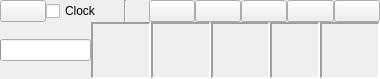
<?xml version="1.0" encoding="UTF-8"?>
<ui version="4.0">
 <class>BagPlayerWidget</class>
 <widget class="QWidget" name="BagPlayerWidget">
  <property name="geometry">
   <rect>
    <x>0</x>
    <y>0</y>
    <width>380</width>
    <height>79</height>
   </rect>
  </property>
  <property name="windowTitle">
   <string>Bag</string>
  </property>
  <layout class="QVBoxLayout" name="verticalLayout">
   <property name="spacing">
    <number>0</number>
   </property>
   <property name="leftMargin">
    <number>0</number>
   </property>
   <property name="topMargin">
    <number>0</number>
   </property>
   <property name="rightMargin">
    <number>0</number>
   </property>
   <property name="bottomMargin">
    <number>0</number>
   </property>
   <item>
    <layout class="QHBoxLayout" name="horizontalLayout">
     <item>
      <widget class="QPushButton" name="load_button">
       <property name="toolTip">
        <string>Load Bag</string>
       </property>
       <property name="text">
        <string/>
       </property>
       <property name="iconSize">
        <size>
         <width>16</width>
         <height>16</height>
        </size>
       </property>
      </widget>
     </item>
     <item>
      <widget class="QCheckBox" name="clock_checkbox">
       <property name="toolTip">
        <string>Publish /clock topic (simulated time)</string>
       </property>
       <property name="text">
        <string>Clock</string>
       </property>
      </widget>
     </item>
     <item>
      <widget class="Line" name="line_3">
       <property name="sizePolicy">
        <sizepolicy hsizetype="Preferred" vsizetype="Minimum">
         <horstretch>0</horstretch>
         <verstretch>0</verstretch>
        </sizepolicy>
       </property>
       <property name="orientation">
        <enum>Qt::Vertical</enum>
       </property>
      </widget>
     </item>
     <item>
      <widget class="QPushButton" name="begin_button">
       <property name="toolTip">
        <string>Go To Beginning</string>
       </property>
       <property name="text">
        <string/>
       </property>
       <property name="iconSize">
        <size>
         <width>16</width>
         <height>16</height>
        </size>
       </property>
      </widget>
     </item>
     <item>
      <widget class="QPushButton" name="slower_button">
       <property name="toolTip">
        <string>Slower / Rewind</string>
       </property>
       <property name="text">
        <string/>
       </property>
       <property name="iconSize">
        <size>
         <width>16</width>
         <height>16</height>
        </size>
       </property>
      </widget>
     </item>
     <item>
      <widget class="QPushButton" name="play_button">
       <property name="toolTip">
        <string>Play / Pause</string>
       </property>
       <property name="text">
        <string/>
       </property>
       <property name="iconSize">
        <size>
         <width>16</width>
         <height>16</height>
        </size>
       </property>
       <property name="checkable">
        <bool>true</bool>
       </property>
      </widget>
     </item>
     <item>
      <widget class="QPushButton" name="faster_button">
       <property name="toolTip">
        <string>Fast Forward</string>
       </property>
       <property name="text">
        <string/>
       </property>
       <property name="iconSize">
        <size>
         <width>16</width>
         <height>16</height>
        </size>
       </property>
      </widget>
     </item>
     <item>
      <widget class="QPushButton" name="end_button">
       <property name="toolTip">
        <string>Go To End</string>
       </property>
       <property name="text">
        <string/>
       </property>
       <property name="iconSize">
        <size>
         <width>16</width>
         <height>16</height>
        </size>
       </property>
      </widget>
     </item>
    </layout>
   </item>
   <item>
    <layout class="QHBoxLayout" name="horizontalLayout_2"/>
   </item>
   <item>
    <layout class="QHBoxLayout" name="status_bar_layout">
     <item>
      <widget class="QProgressBar" name="status_bar">
       <property name="sizePolicy">
        <sizepolicy hsizetype="Minimum" vsizetype="Fixed">
         <horstretch>0</horstretch>
         <verstretch>0</verstretch>
        </sizepolicy>
       </property>
       <property name="value">
        <number>0</number>
       </property>
       <property name="textVisible">
        <bool>false</bool>
       </property>
      </widget>
     </item>
     <item>
      <widget class="QLabel" name="stamp_label">
       <property name="maximumSize">
        <size>
         <width>180</width>
         <height>16777215</height>
        </size>
       </property>
       <property name="toolTip">
        <string>Timestamp of the current playhead location</string>
       </property>
       <property name="frameShape">
        <enum>QFrame::Panel</enum>
       </property>
       <property name="frameShadow">
        <enum>QFrame::Sunken</enum>
       </property>
       <property name="lineWidth">
        <number>2</number>
       </property>
       <property name="text">
        <string/>
       </property>
       <property name="alignment">
        <set>Qt::AlignCenter</set>
       </property>
      </widget>
     </item>
     <item>
      <widget class="QLabel" name="date_label">
       <property name="sizePolicy">
        <sizepolicy hsizetype="Preferred" vsizetype="Preferred">
         <horstretch>0</horstretch>
         <verstretch>0</verstretch>
        </sizepolicy>
       </property>
       <property name="maximumSize">
        <size>
         <width>170</width>
         <height>16777215</height>
        </size>
       </property>
       <property name="toolTip">
        <string>Date and time of the current playhead location</string>
       </property>
       <property name="frameShape">
        <enum>QFrame::Panel</enum>
       </property>
       <property name="frameShadow">
        <enum>QFrame::Sunken</enum>
       </property>
       <property name="lineWidth">
        <number>2</number>
       </property>
       <property name="text">
        <string/>
       </property>
       <property name="alignment">
        <set>Qt::AlignCenter</set>
       </property>
      </widget>
     </item>
     <item>
      <widget class="QLabel" name="seconds_label">
       <property name="sizePolicy">
        <sizepolicy hsizetype="Preferred" vsizetype="Preferred">
         <horstretch>0</horstretch>
         <verstretch>0</verstretch>
        </sizepolicy>
       </property>
       <property name="minimumSize">
        <size>
         <width>0</width>
         <height>0</height>
        </size>
       </property>
       <property name="maximumSize">
        <size>
         <width>110</width>
         <height>16777215</height>
        </size>
       </property>
       <property name="toolTip">
        <string>Number of seconds the current playhead location is from the beginning of the bag</string>
       </property>
       <property name="frameShape">
        <enum>QFrame::Panel</enum>
       </property>
       <property name="frameShadow">
        <enum>QFrame::Sunken</enum>
       </property>
       <property name="lineWidth">
        <number>2</number>
       </property>
       <property name="text">
        <string/>
       </property>
       <property name="alignment">
        <set>Qt::AlignCenter</set>
       </property>
      </widget>
     </item>
     <item>
      <widget class="QLabel" name="playspeed_label">
       <property name="sizePolicy">
        <sizepolicy hsizetype="Minimum" vsizetype="Minimum">
         <horstretch>0</horstretch>
         <verstretch>0</verstretch>
        </sizepolicy>
       </property>
       <property name="maximumSize">
        <size>
         <width>50</width>
         <height>16777215</height>
        </size>
       </property>
       <property name="toolTip">
        <string>Playback speed</string>
       </property>
       <property name="frameShape">
        <enum>QFrame::Panel</enum>
       </property>
       <property name="frameShadow">
        <enum>QFrame::Sunken</enum>
       </property>
       <property name="lineWidth">
        <number>2</number>
       </property>
       <property name="text">
        <string/>
       </property>
       <property name="alignment">
        <set>Qt::AlignCenter</set>
       </property>
      </widget>
     </item>
     <item>
      <widget class="QLabel" name="filesize_label">
       <property name="sizePolicy">
        <sizepolicy hsizetype="Minimum" vsizetype="Minimum">
         <horstretch>0</horstretch>
         <verstretch>0</verstretch>
        </sizepolicy>
       </property>
       <property name="maximumSize">
        <size>
         <width>80</width>
         <height>16777215</height>
        </size>
       </property>
       <property name="toolTip">
        <string>Bag size</string>
       </property>
       <property name="frameShape">
        <enum>QFrame::Panel</enum>
       </property>
       <property name="frameShadow">
        <enum>QFrame::Sunken</enum>
       </property>
       <property name="lineWidth">
        <number>2</number>
       </property>
       <property name="text">
        <string/>
       </property>
       <property name="alignment">
        <set>Qt::AlignCenter</set>
       </property>
      </widget>
     </item>
    </layout>
   </item>
  </layout>
 </widget>
 <resources/>
 <connections/>
</ui>
